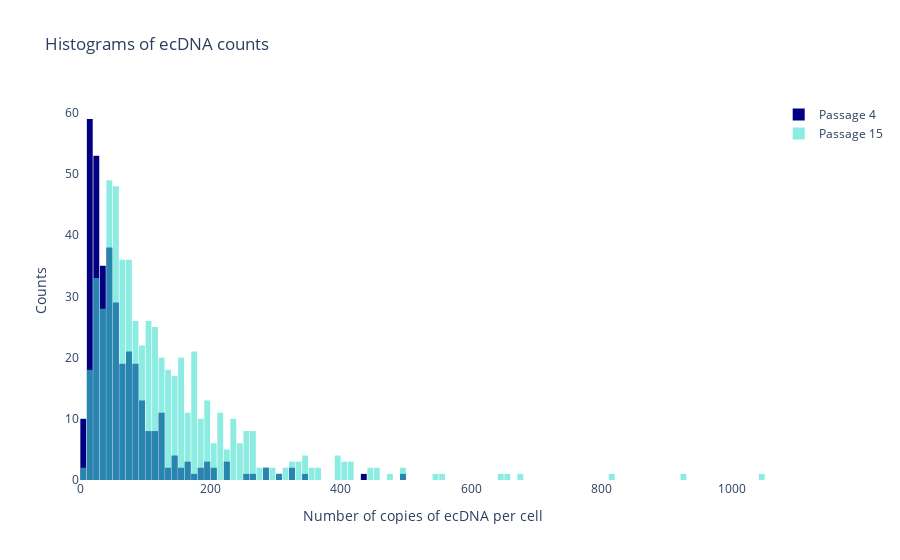

Notebook cell for this chart:
### Code cell
plot_histograms_overlay(dfs, colors=('navy', 'turquoise'), opacity=(1, 0.6),
                        bin_size=10, save_fig=True, width=1000, height=400, scale=10)

### Figure 1 — Plotly figure (JSON) as saved in the notebook; plotly's stock layout.template omitted (floating-point values rounded to 4 significant figures; data arrays with more than 128 entries replaced by an {"elided": "..."} marker saying what was removed)
{"data": [{"marker": {"color": "navy"}, "name": "Passage 4", "opacity": 1, "type": "histogram", "x": {"elided": "355 float values"}, "xbins": {"size": 10}}, {"marker": {"color": "turquoise"}, "name": "Passage 15", "opacity": 0.6, "type": "histogram", "x": {"elided": "581 float values"}, "xbins": {"size": 10}}], "layout": {"bargap": 0.1, "barmode": "overlay", "plot_bgcolor": "white", "title": {"text": "Histograms of ecDNA counts"}, "xaxis": {"title": {"text": "Number of copies of ecDNA per cell"}}, "yaxis": {"title": {"text": "Counts"}}}}
